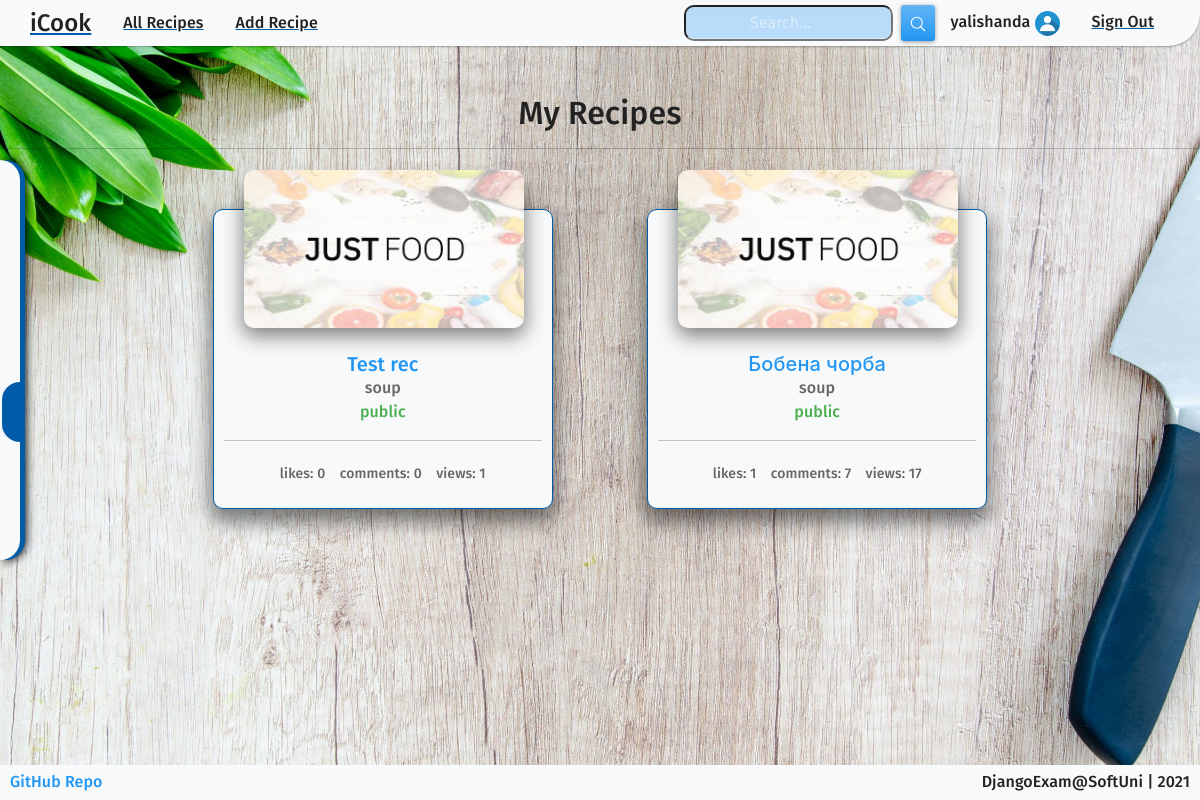
The app's page /profile/my-recipes/ (signed in), older data.
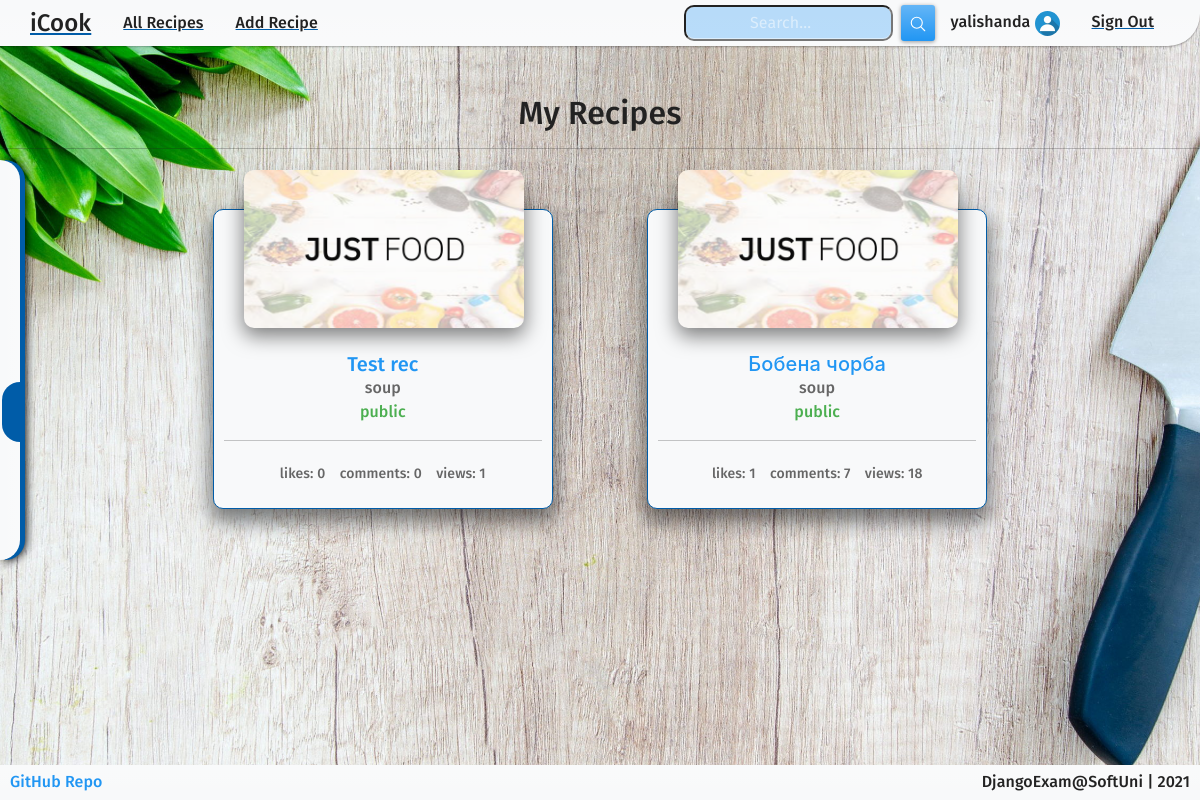
The same page, newer data.
### LetsCook/recipes/models.py (models this page shows, shortened)
class Recipe(models.Model):
    author = models.ForeignKey(
        UserModel,
        on_delete=models.CASCADE,
    )
    title = models.CharField(
        max_length=100,
        validators=[
            MinLengthValidator(3),
            validate_digits_not_in_string,
        ],
    )
    meal_type = models.CharField(
        max_length=20,
        choices=(
            MEAL_TYPES
        )
    )
    image = CloudinaryField(
        'image',
    )
    description = models.CharField(
        max_length=100,
    )
    time = models.IntegerField(
        validators=[
            MinValueValidator(1),
        ]
    )
    servings = models.IntegerField(
        validators=[
            MinValueValidator(1),
        ]
    )
    preparation = models.TextField(
        max_length=1000,
    )
    vegetarian = models.BooleanField(
        default=False,
    )
    public = models.BooleanField(
        default=True,
    )
    created_on = models.DateTimeField(
        auto_now_add=True,
    )
    recipe_views = models.IntegerField(
        default=0,
    )
    class Meta:
        ordering = ['-id']

### LetsCook/profiles/views.py (the view)
# urls.py: path('my-recipes/', views.UserRecipesListView.as_view(), name='my-recipes'),
class UserRecipesListView(LoginRequiredMixin, SingleObjectMixin, ListView):
    model = UserModel
    template_name = 'profiles/my-recipes.html'
    object = None
    paginate_by = 3
    def get(self, request, *args, **kwargs):
        self.object = self.request.user
        return super().get(request, *args, **kwargs)
    def get_context_data(self, **kwargs):
        context = super().get_context_data(**kwargs)
        context['user'] = self.object
        return context
    def get_queryset(self):
        return self.object.recipe_set.all()

### LetsCook/profiles/models.py (called while the page is built)
    @property
    def progress(self):
        username = 25 if self.username else 0
        first_name = 25 if self.first_name else 0
        last_name = 25 if self.last_name else 0
        image = 25 if not self.image.name == 'profile-default.jpg' else 0
        value = username + first_name + last_name + image
        return value

### templates/profiles/my-recipes.html (shortened to what this page needs)
{% extends 'shared/base.html' %}
{% block content %}
    <h2 class="text-center mt-5 mb-3">My Recipes</h2>
    <hr>
    <div class="container">
        {% if not object_list %}
            <div class="row text-center">
                <h5>You don't have any recipes yet.</h5>
                <form>
                    <button class="btn btn-primary" formaction="{% url 'create-recipe' %}">Add Recipe</button>
                </form>
            </div>
        {% else %}
            <div class="row row-cols-auto">
                {% for recipe in object_list %}
                    <div class="col">
                        {% include 'recipes/short-details.html' with r=recipe %}
                    </div>
                {% endfor %}
            </div>
        {% endif %}
    </div>
{% endblock %}

### templates/recipes/short-details.html (shortened to what this page needs)
{% load static %}
<div class="card-container">
    <div class="new-card border-primary">
        <a href="{% url 'details-recipe' r.pk %}" class="text-decoration-none">
            <div class="imgBx">
                {% if r.image %}
                    <img src="{{ r.image.url }}" alt="image">
                {% else %}
                    <img src="{% static 'images/food-default.png' %}" alt="image">
                {% endif %}
            </div>
        </a>
        <div>
            <a href="{% url 'details-recipe' r.pk %}" class="text-decoration-none">
                <h5 class="card-title text-primary center">{{ r.title|capfirst }}</h5>
            </a>
            <span class="card-subtitle text-muted center">{{ r.meal_type }}</span>
            {% if r.public %}
                <span class="card-subtitle text-success center">public</span>
            {% else %}
                <span class="card-subtitle text-danger center">private</span>
            {% endif %}
            <hr>
            <div class="container">
                <div class="row row-cols-auto justify-content-between">
                    <div class="col text-center">
                        <small class="text-muted">likes: {{ r.like_set.count }}</small>
                    </div>
                    <div class="col text-center">
                        <small class="text-muted">comments: {{ r.comment_set.count }}</small>
                    </div>
                    <div class="col text-center">
                        <small class="text-muted">views: {{ r.recipe_views }}</small>
                    </div>
                </div>
            </div>
        </div>
    </div>
</div>

Row changes from the older to the newer data that the page shows:
changed Recipe "Бобена чорба": recipe_views "17" → "18"
